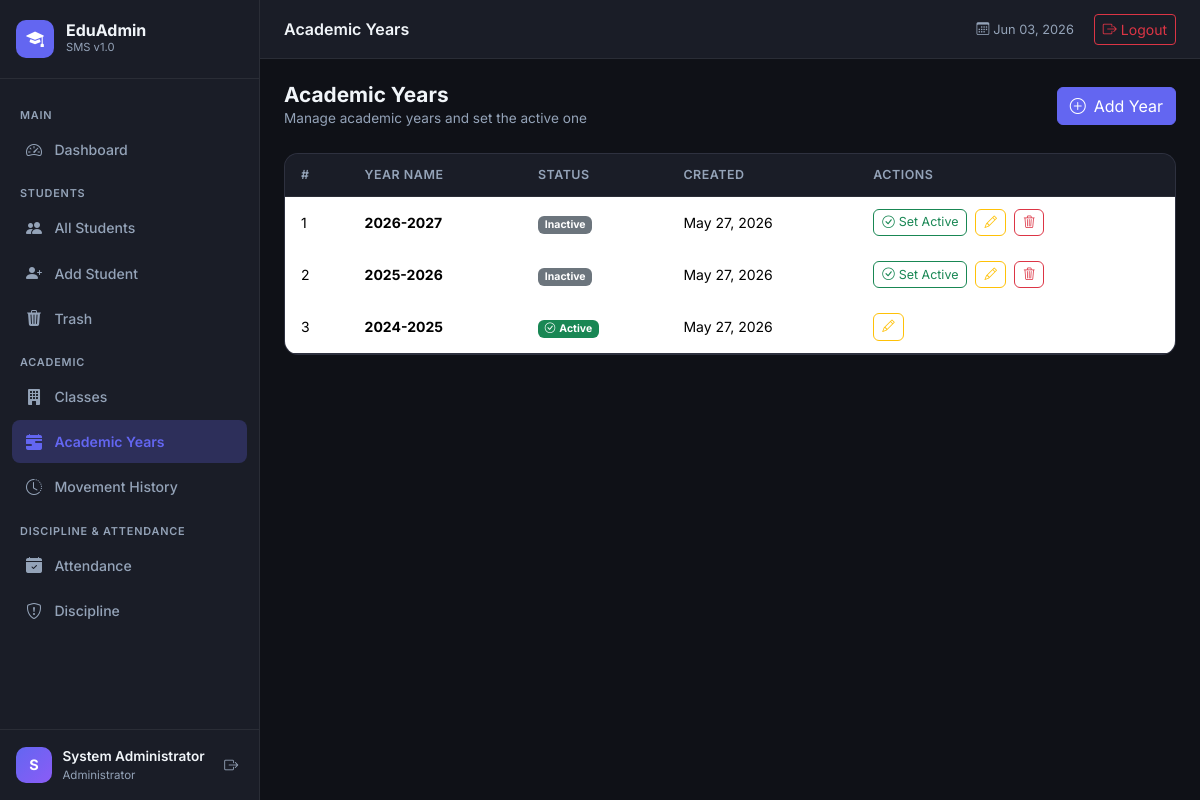
The app's page /public/index.php?page=academic_years (signed in) with its own data.
### tables this page shows
CREATE TABLE `academic_years` (
  `id` int(11) NOT NULL,
  `year_name` varchar(20) NOT NULL,
  `status` enum('active','inactive') DEFAULT 'inactive',
  `created_at` timestamp NOT NULL DEFAULT current_timestamp(),
  `updated_at` timestamp NOT NULL DEFAULT current_timestamp() ON UPDATE current_timestamp()
);

### app/controllers/AcademicYearController.php (called while the page is built, shortened)
<?php
class AcademicYearController {
    private AcademicYearModel $model;
    public function __construct() {
        $this->model = new AcademicYearModel();
    }
    public function index(): void {
        $years = $this->model->getAll();
        require_once APP . '/views/academic_years/index.php';
    }
}

### app/config/database.php (called while the page is built)
<?php
class Database {
    private static $instance = null;
    private PDO $pdo;
    private string $host     = '127.0.0.1';
    private string $dbname   = 'student_management';
    private string $username = 'root';
    private string $password = '';
    private string $charset  = 'utf8mb4';
    private string $port     = '3306';
    private function __construct() {
        $dsn = "mysql:host={$this->host};port={$this->port};dbname={$this->dbname};charset={$this->charset}";
        $options = [
            PDO::ATTR_ERRMODE            => PDO::ERRMODE_EXCEPTION,
            PDO::ATTR_DEFAULT_FETCH_MODE => PDO::FETCH_ASSOC,
            PDO::ATTR_EMULATE_PREPARES   => false,
        ];
        $this->pdo = new PDO($dsn, $this->username, $this->password, $options);
    }
    public static function getInstance(): self {
        if (self::$instance === null) {
            self::$instance = new self();
        }
        return self::$instance;
    }
    public function getConnection(): PDO {
        return $this->pdo;
    }
}

### app/models/Model.php (called while the page is built, shortened)
<?php
abstract class Model {
    protected PDO $db;
    public function __construct() {
        $this->db = Database::getInstance()->getConnection();
    }
    protected function query(string $sql, array $params = []): PDOStatement {
        $stmt = $this->db->prepare($sql);
        $stmt->execute($params);
        return $stmt;
    }
    protected function fetchAll(string $sql, array $params = []): array {
        return $this->query($sql, $params)->fetchAll();
    }
}

### app/models/AcademicYearModel.php (called while the page is built, shortened)
<?php
class AcademicYearModel extends Model {
    public function getAll(): array {
        return $this->fetchAll("SELECT * FROM academic_years ORDER BY year_name DESC");
    }
}

### app/views/academic_years/index.php (the view, shortened to what this page needs)
<?php
require_once APP . '/views/layouts/header.php';
?>
<div class="page-header mb-4">
    <div>
        <h3 class="page-title">Academic Years</h3>
        <p class="page-subtitle">Manage academic years and set the active one</p>
    </div>
    <button class="btn btn-primary" data-bs-toggle="modal" data-bs-target="#yearModal" onclick="openCreate()">
        <i class="bi bi-plus-circle me-2"></i>Add Year
    </button>
</div>
<div class="card-glass">
    <div class="card-glass-body p-0">
        <div class="table-responsive">
            <table class="table table-hover mb-0">
                <thead><tr><th>#</th><th>Year Name</th><th>Status</th><th>Created</th><th>Actions</th></tr></thead>
                <tbody>
                <?php foreach ($years as $i => $y): ?>
                <tr>
                    <td><?= $i+1 ?></td>
                    <td><strong><?= htmlspecialchars($y['year_name']) ?></strong></td>
                    <td>
                        <?php if ($y['status'] === 'active'): ?>
                            <span class="badge bg-success"><i class="bi bi-check-circle me-1"></i>Active</span>
                        <?php else: ?>
                            <span class="badge bg-secondary">Inactive</span>
                        <?php endif; ?>
                    </td>
                    <td><?= $y['created_at'] ? date('M d, Y', strtotime($y['created_at'])) : '—' ?></td>
                    <td>
                        <div class="d-flex gap-2">
                            <?php if ($y['status'] !== 'active'): ?>
                            <button class="btn btn-xs btn-outline-success"
                                onclick="setActive(<?= $y['id'] ?>, '<?= htmlspecialchars($y['year_name'], ENT_QUOTES) ?>')">
                                <i class="bi bi-check-circle me-1"></i>Set Active
                            </button>
                            <?php endif; ?>
                            <button class="btn btn-xs btn-outline-warning"
                                onclick="openEdit(<?= htmlspecialchars(json_encode($y)) ?>)">
                                <i class="bi bi-pencil"></i>
                            </button>
                            <?php if ($y['status'] !== 'active'): ?>
                            <button class="btn btn-xs btn-outline-danger"
                                onclick="deleteYear(<?= $y['id'] ?>, '<?= htmlspecialchars($y['year_name'], ENT_QUOTES) ?>')">
                                <i class="bi bi-trash3"></i>
                            </button>
                            <?php endif; ?>
                        </div>
                    </td>
                </tr>
                <?php endforeach; ?>
                </tbody>
            </table>
        </div>
    </div>
</div>
<?php require_once APP . '/views/layouts/footer.php'; ?>

### public/assets/css/style.css (style rules this page uses)
:root { --bg-primary: #0f1117; --bg-secondary: #1a1d27; --bg-card: #1e2130; --bg-card-hover:#252840; --sidebar-w: 260px; --accent: #6366f1; --accent-hover: #5153d6; --accent-glow: rgba(99,102,241,0.25); --success: #22c55e; --warning: #f59e0b; --danger: #ef4444; --info: #06b6d4; --text-primary: #f1f5f9; --text-muted: #94a3b8; --border: rgba(255,255,255,0.07); --radius: 14px; --radius-sm: 8px; --shadow: 0 4px 24px rgba(0,0,0,0.4); --transition: 0.2s ease; }
*, *::before, *::after { box-sizing: border-box; margin: 0; padding: 0; }
body { font-family: 'Inter', sans-serif; background: var(--bg-primary); color: var(--text-primary); font-size: 14px; }
.app-body { display: flex; min-height: 100vh; overflow-x: hidden; }
.page-header { display: flex; align-items: center; justify-content: space-between; flex-wrap: wrap; gap: 1rem; }
.page-title { font-size: 1.3rem; font-weight: 700; margin: 0; }
.page-subtitle { color: var(--text-muted); margin: 0; font-size: 0.85rem; }
.card-glass { background: var(--bg-card); border: 1px solid var(--border); border-radius: var(--radius); overflow: hidden; }
.card-glass-body { padding: 1.25rem; }
.table { color: var(--text-primary); border-color: var(--border); }
.table thead th { background: var(--bg-secondary); color: var(--text-muted); font-size: 0.78rem; font-weight: 600; text-transform: uppercase; letter-spacing: 0.5px; border-color: var(--border); padding: 0.75rem 1rem; white-space: nowrap; }
.table tbody td { border-color: var(--border); padding: 0.75rem 1rem; vertical-align: middle; }
.btn-xs { padding: 0.2rem 0.5rem; font-size: 0.78rem; border-radius: 6px; }
.btn-primary { background: var(--accent); border-color: var(--accent); }

### records on screen
academic_years: year_name "2026-2027", status "Inactive", created_at "May 27, 2026"
academic_years: year_name "2025-2026", status "Inactive", created_at "May 27, 2026"
academic_years: year_name "2024-2025", status "active" (drawn), created_at "May 27, 2026"

### other values on screen
substr($adminName,0,1) "S"
$adminName "System Administrator"
$pageTitle "Academic Years"
